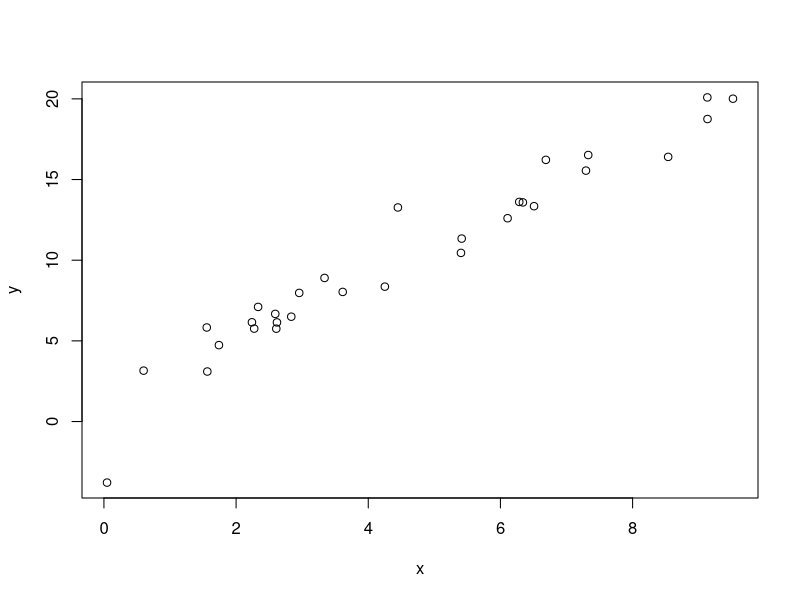

The R script that drew this image: (Note: this script raises an error after producing the figure.)
rm(list = ls())
cat("\014")

x <- runif(30, 0, 10)
y <- 1 + 2*x + rt(30, 4)

plot(x, y)


## print/show/summary methods need written
rlmFitFixed <- rlm_stan(x, y, family = "Student's t", nuDist = "fixed", fixedNu = -4,
                        iter = 1500, chains = 4, cores = 4)
print(rlmFitFixed)

rlmFitCont <- rlm_stan(x, y, family = "Student's t", nuDist = "gamma", shape = 2, rate = .5,
                       iter = 1500, chains = 4, cores = 4)
print(rlmFitCont)

rlmFitDisc <- rlm_stan(x, y, family = "Student's t", nuDist = "uniform", nuMax = 30,
                       iter = 1500, chains = 4, cores = 4)
print(rlmFitDisc)

rlmFitDiscP <- rlm_stan(x, y, family = "Student's t", nuDist = "poisson", lambda = 4,
                        iter = 1500, chains = 4, cores = 4)
print(rlmFitDiscP)



rlmBreaks <- rlm_stan(x, y, family = "Student's t", nuDist = "gamma", shape = -22,
                      iter = 1500, chains = 4, cores = 4)
rlmBreaks <- rlm_stan(x, y, family = "Student's t", nuDist = "gamma", shape = 2,
                      iter = 1500, chains = 4, cores = 4)
rlmBreaks <- rlm_stan(x, y, family = "Student's t", nuDist = "gamma", nuMax = 10.5,
                      iter = 1500, chains = 4, cores = 4)
rlmBreaks <- rlm_stan(x, y, family = "Student's t", nuDist = "uniform", nuMax = c(4, 6),
                      iter = 1500, chains = 4, cores = 4)
rlmBreaks <- rlm_stan(x, y, family = "Student's t", nuDist = "uniform", nuMax = 1,
                      iter = 1500, chains = 4, cores = 4)
rlmBreaks <- rlm_stan(x, y, family = "Student's t", nuDist = "uniform", nuMax = 10.5,
                      iter = 1500, chains = 4, cores = 4)
rlmBreaks <- rlm_stan(x, y, family = "Student's t", nuDist = "uniform", nuMax = NA,
                      iter = 1500, chains = 4, cores = 4)
rlmBreaks <- rlm_stan(x, y, family = "Student's t", nuDist = "uniform", lambda = 4,
                      iter = 1500, chains = 4, cores = 4)
rlmBreaks <- rlm_stan(x, y, family = "Student's t", nuDist = "poisson",
                      iter = 1500, chains = 4, cores = 4)
rlmBreaks <- rlm_stan(x, y, family = "Student's t", nuDist = "poisson", lambda = c(1, 2),
                      iter = 1500, chains = 4, cores = 4)
rlmBreaks <- rlm_stan(x, y, family = "Student's t", nuDist = "poisson", lambda = NA,
                      iter = 1500, chains = 4, cores = 4)
rlmBreaks <- rlm_stan(x, y, family = "Student's t", nuDist = "poisson", lambda = -1,
                      iter = 1500, chains = 4, cores = 4)

